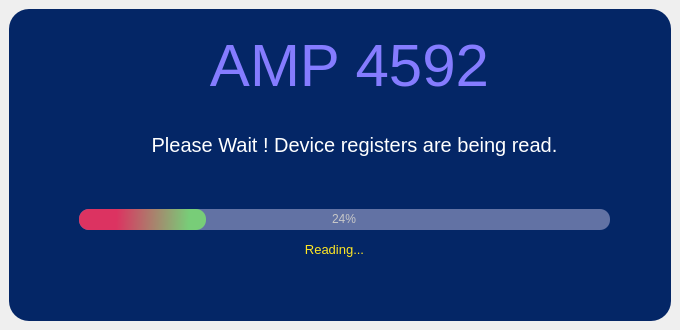
<?xml version="1.0" encoding="UTF-8"?>
<ui version="4.0">
 <class>Reading_Device_Registers</class>
 <widget class="QMainWindow" name="Reading_Device_Registers">
  <property name="geometry">
   <rect>
    <x>0</x>
    <y>0</y>
    <width>680</width>
    <height>330</height>
   </rect>
  </property>
  <property name="windowTitle">
   <string>Reading MTP</string>
  </property>
  <widget class="QWidget" name="centralwidget">
   <layout class="QVBoxLayout" name="verticalLayout">
    <item>
     <widget class="QFrame" name="dropShadowFrame">
      <property name="styleSheet">
       <string notr="true">background-color: rgb(4, 38, 102);
color: rgb(255, 230, 35);
border-radius: 20px;

</string>
      </property>
      <property name="frameShape">
       <enum>QFrame::StyledPanel</enum>
      </property>
      <property name="frameShadow">
       <enum>QFrame::Raised</enum>
      </property>
      <widget class="QLabel" name="label_device">
       <property name="geometry">
        <rect>
         <x>150</x>
         <y>30</y>
         <width>381</width>
         <height>51</height>
        </rect>
       </property>
       <property name="font">
        <font>
         <pointsize>45</pointsize>
        </font>
       </property>
       <property name="styleSheet">
        <string notr="true">color: rgb(133, 124, 255);
</string>
       </property>
       <property name="text">
        <string>AMP 4592</string>
       </property>
       <property name="alignment">
        <set>Qt::AlignCenter</set>
       </property>
      </widget>
      <widget class="QLabel" name="label_description">
       <property name="geometry">
        <rect>
         <x>130</x>
         <y>110</y>
         <width>431</width>
         <height>51</height>
        </rect>
       </property>
       <property name="font">
        <font>
         <pointsize>15</pointsize>
        </font>
       </property>
       <property name="styleSheet">
        <string notr="true">color: rgb(255, 255, 255);</string>
       </property>
       <property name="text">
        <string>Please Wait ! Device registers are being read.</string>
       </property>
       <property name="alignment">
        <set>Qt::AlignCenter</set>
       </property>
      </widget>
      <widget class="QProgressBar" name="progressBar">
       <property name="geometry">
        <rect>
         <x>70</x>
         <y>200</y>
         <width>531</width>
         <height>21</height>
        </rect>
       </property>
       <property name="styleSheet">
        <string notr="true">QProgressBar {
border-style: none;
border-radius: 10px;
background-color:rgb(98,114,164);
color: rgb(200,200,200);


text-align:center;

}

QProgressBar::chunk {
background-color: qlineargradient(spread:pad, x1:0, y1:0.511, x2:0.977273, y2:0.517, stop:0.301136 rgba(220, 51, 97, 255), stop:0.886364 rgba(120, 205, 120, 255));
border-radius: 10px;

}</string>
       </property>
       <property name="value">
        <number>24</number>
       </property>
       <property name="alignment">
        <set>Qt::AlignCenter</set>
       </property>
      </widget>
      <widget class="QLabel" name="label_progressbar_text">
       <property name="geometry">
        <rect>
         <x>0</x>
         <y>230</y>
         <width>651</width>
         <height>21</height>
        </rect>
       </property>
       <property name="font">
        <font>
         <pointsize>10</pointsize>
        </font>
       </property>
       <property name="text">
        <string>Reading...</string>
       </property>
       <property name="alignment">
        <set>Qt::AlignCenter</set>
       </property>
      </widget>
      <widget class="QLabel" name="label">
       <property name="geometry">
        <rect>
         <x>40</x>
         <y>10</y>
         <width>141</width>
         <height>111</height>
        </rect>
       </property>
       <property name="styleSheet">
        <string notr="true">image: url(:/D:/Au4592/Ampsemi/Main_Files/GUI_IMAGE/mtp_read2.png);</string>
       </property>
       <property name="text">
        <string/>
       </property>
       <property name="pixmap">
        <pixmap resource="../GUI_IMAGE/resource.qrc">:/D:/Au4592/Ampsemi/Main_Files/GUI_IMAGE/mtp_read2.png</pixmap>
       </property>
       <property name="scaledContents">
        <bool>true</bool>
       </property>
      </widget>
      <zorder>label_device</zorder>
      <zorder>progressBar</zorder>
      <zorder>label_progressbar_text</zorder>
      <zorder>label_description</zorder>
      <zorder>label</zorder>
     </widget>
    </item>
   </layout>
  </widget>
 </widget>
 <resources>
  <include location="start_up_image.qrc"/>
  <include location="../GUI_IMAGE/resource.qrc"/>
 </resources>
 <connections/>
</ui>
